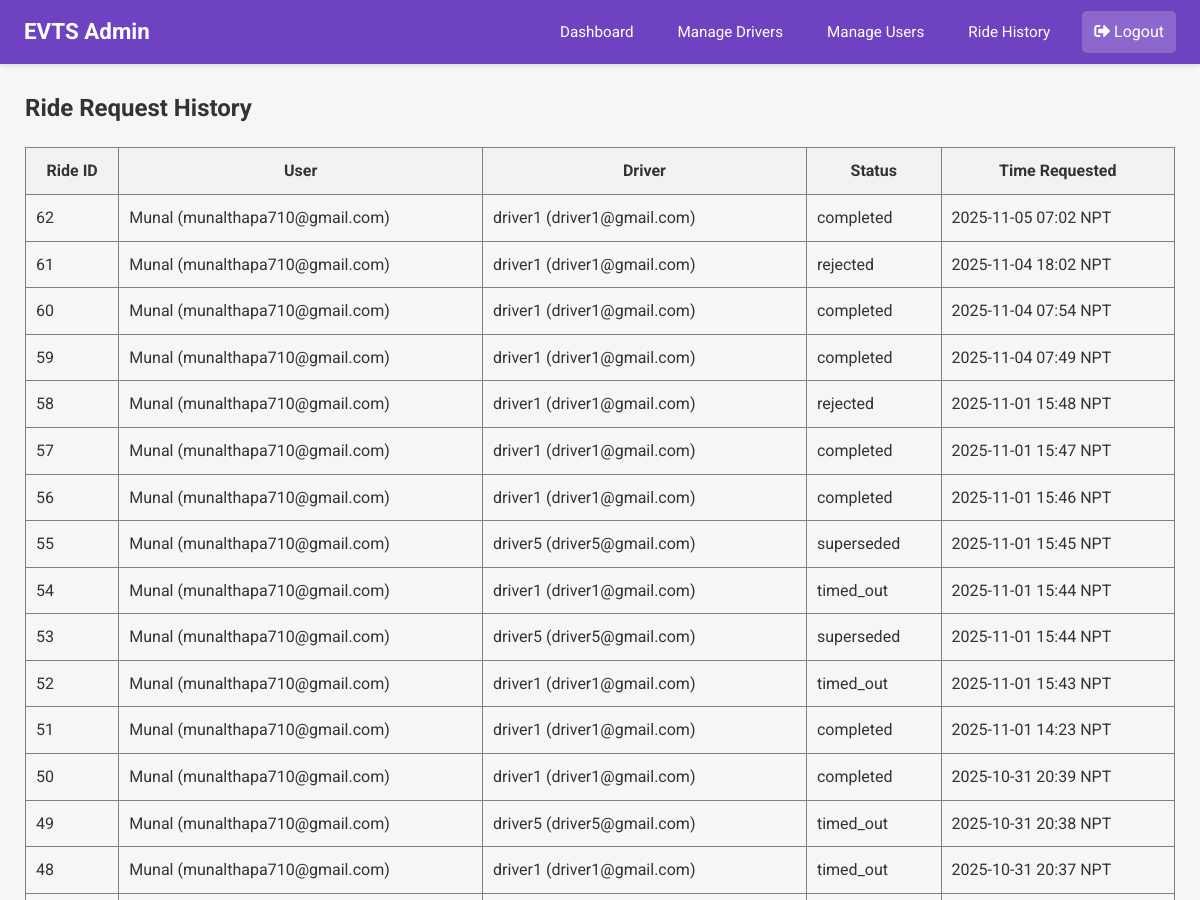
/admin/ride-history (signed in, upper part), run on an earlier commit of the app's database.
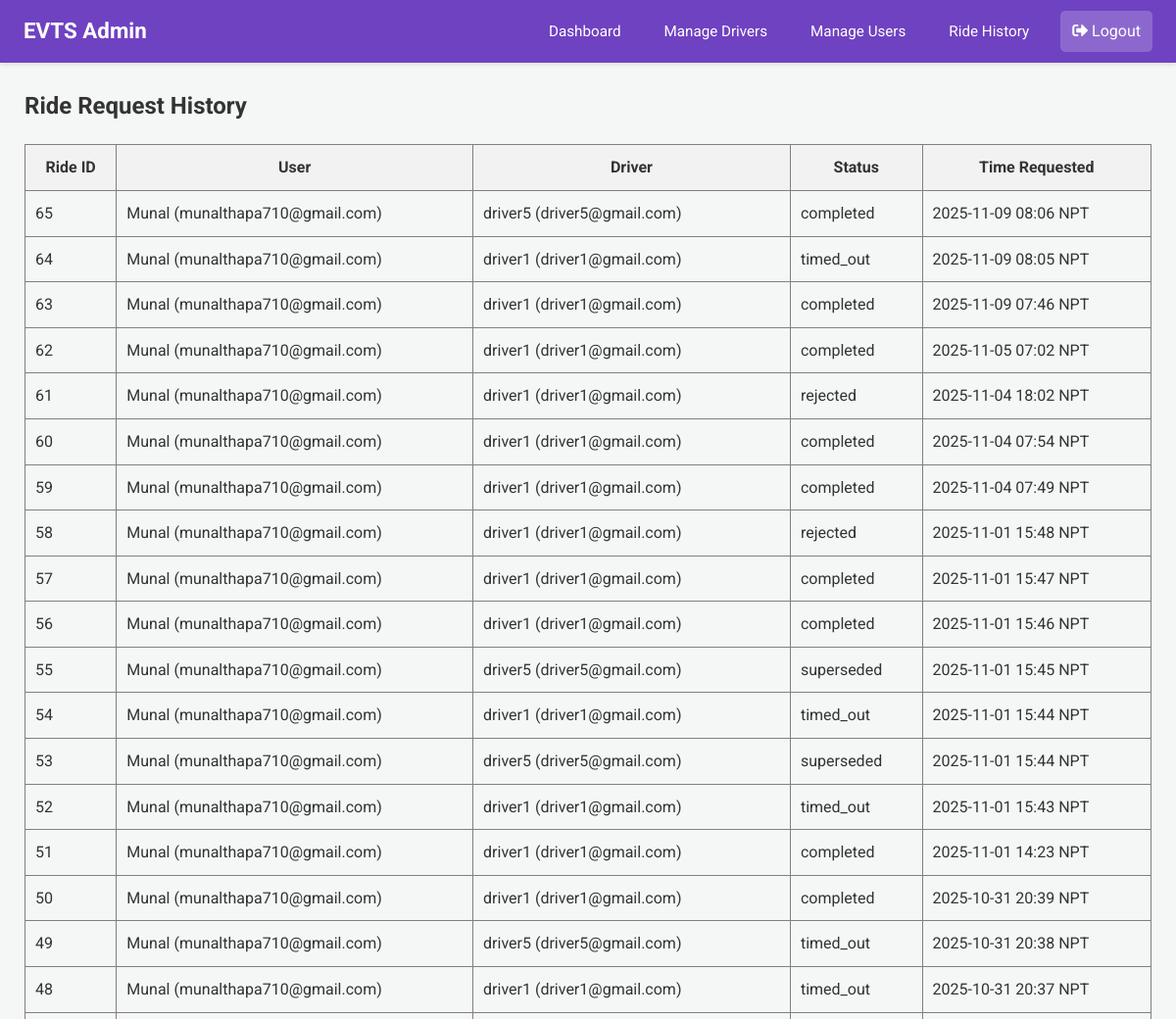
And on a later commit of the database.
### app.py (models this page shows)
class RideRequest(db.Model):
    __tablename__ = 'ride_request'
    id = db.Column(db.Integer, primary_key=True)
    user_email = db.Column(db.String(100), nullable=False)
    driver_email = db.Column(db.String(100), nullable=False)
    user_latitude_at_request = db.Column(db.Float, nullable=True)
    user_longitude_at_request = db.Column(db.Float, nullable=True)
    timestamp = db.Column(db.DateTime, default=lambda: datetime.now(timezone.utc))
    status = db.Column(db.String(20), default='Pending')

class User(db.Model):
    email = db.Column(db.String(120), primary_key=True)
    name = db.Column(db.String(100))
    phone = db.Column(db.String(15))
    password = db.Column(db.String(256)) # Increased length for hash
    latitude = db.Column(db.Float, nullable=True)
    longitude = db.Column(db.Float, nullable=True)

class Driver(db.Model):
    email = db.Column(db.String(120), primary_key=True)
    name = db.Column(db.String(100))
    phone = db.Column(db.String(15))
    password = db.Column(db.String(256)) # Increased length for hash
    vehicle = db.Column(db.String(50))
    node = db.Column(db.String(10), nullable=False)
    is_approved = db.Column(db.Boolean, default=False, nullable=False)

### app.py (the view)
@app.route('/admin/ride-history')
@login_required_admin
def global_ride_history():
    admin = Admin.query.get(session['admin'])
    all_rides = RideRequest.query.order_by(RideRequest.timestamp.desc()).all()
    enriched_rides = []
    for ride in all_rides:
        user = User.query.get(ride.user_email)
        driver = Driver.query.get(ride.driver_email)
        enriched_rides.append({
            'ride': ride,
            'user_name': user.name if user else 'N/A',
            'driver_name': driver.name if driver else 'N/A',
            'timestamp': format_datetime_npt(ride.timestamp) # Use your existing helper
        })
    response = make_response(render_template('admin_ride_history.html', admin=admin, rides=enriched_rides))
    return add_no_cache_to_response(response)

### app.py (called while the page is built)
def format_datetime_npt(dt_utc):
    if dt_utc is None: return "N/A"
    if dt_utc.tzinfo is None or dt_utc.tzinfo.utcoffset(dt_utc) is None:
        dt_utc = dt_utc.replace(tzinfo=timezone.utc)
    else:
        dt_utc = dt_utc.astimezone(timezone.utc)
    dt_npt = dt_utc.astimezone(NPT)
    return dt_npt.strftime('%Y-%m-%d %H:%M NPT')

def login_required_admin(f):
    @wraps(f)
    def decorated_function(*args, **kwargs):
        if 'admin' not in session:
            flash("Admin access required.", "error")
            return redirect(url_for('login'))
        return f(*args, **kwargs)
    return decorated_function

def add_no_cache_to_response(response):
    response.headers["Cache-Control"] = "no-cache, no-store, must-revalidate, public, max-age=0"
    response.headers["Pragma"] = "no-cache"
    response.headers["Expires"] = "0"
    return response

### templates/admin_ride_history.html
{% extends 'admin_base.html' %}
{% block content %}
<h2>Ride Request History</h2>
<table border="1" style="width: 100%; border-collapse: collapse; margin-top: 20px;">
  <thead>
    <tr style="background-color: #f2f2f2;">
      <th style="padding: 10px;">Ride ID</th>
      <th style="padding: 10px;">User</th>
      <th style="padding: 10px;">Driver</th>
      <th style="padding: 10px;">Status</th>
      <th style="padding: 10px;">Time Requested</th>
    </tr>
  </thead>
  <tbody>
  {% for item in rides %}
  <tr>
    <td style="padding: 10px;">{{ item.ride.id }}</td>
    <td style="padding: 10px;">{{ item.user_name }} ({{ item.ride.user_email }})</td>
    <td style="padding: 10px;">{{ item.driver_name }} ({{ item.ride.driver_email }})</td>
    <td style="padding: 10px;">{{ item.ride.status }}</td>
    <td style="padding: 10px;">{{ item.timestamp }}</td>
  </tr>
  {% endfor %}
  </tbody>
</table>
{% endblock %}

### templates/admin_base.html (shortened to what this page needs)
<!DOCTYPE html>
<html>
<head>
    <link rel="stylesheet" href="{{ url_for('static', filename='css/dashboard_styles.css') }}">
    <link rel="stylesheet" href="https://cdnjs.cloudflare.com/ajax/libs/font-awesome/5.15.4/css/all.min.css" />
</head>
<body>
    <nav class="navbar admin-navbar">
        <a href="{{ url_for('admin_dashboard') }}" class="nav-brand">EVTS Admin</a>
        <div class="nav-links">
            <a href="{{ url_for('admin_dashboard') }}">Dashboard</a>
            <a href="{{ url_for('manage_drivers') }}">Manage Drivers</a>
            <a href="{{ url_for('manage_users') }}">Manage Users</a>
            <a href="{{ url_for('global_ride_history') }}">Ride History</a>
        </div>
        <div class="navbar-profile">
            <a href="{{ url_for('logout') }}" style="color: white; text-decoration: none; background-color: rgba(255,255,255,0.2); padding: 8px 12px; border-radius: 5px;">
                <i class="fas fa-sign-out-alt"></i> Logout
            </a>
        </div>
    </nav>
    <div class="dashboard-content">
        {% block content %}{% endblock %}
    </div>
</body>
</html>

### static/css/dashboard_styles.css (style rules this page uses)
body { font-family: 'Roboto', 'Segoe UI', Tahoma, Geneva, Verdana, sans-serif; margin: 0; background-color: #f4f7f6; color: #333; line-height: 1.6; }
nav.navbar { padding: 0.7rem 1.5rem; color: white; box-shadow: 0 2px 4px rgba(0, 0, 0, 0.1); display: flex; align-items: center; position: relative; z-index: 1001; }
nav.navbar .nav-brand { font-size: 1.4em; font-weight: bold; color: white; text-decoration: none; }
nav.navbar .nav-links { display: flex; align-items: center; margin-left: auto; }
nav.navbar .nav-links a { color: white; margin-left: 20px; text-decoration: none; padding: 8px 12px; border-radius: 4px; transition: background-color 0.2s ease-in-out; font-size: 0.95em; }
.dashboard-content { padding: 25px; max-width: 1200px; margin: 0 auto; }
.dashboard-content h2, .dashboard-content h3, .dashboard-content h4 { color: #333; margin-top: 0; }
.navbar-profile { position: relative; display: flex; align-items: center; margin-left: 20px; }

### templates/admin_base.html (style rules this page uses)
nav.admin-navbar { background-color: #6f42c1; }

What changed in the data, as far as the page shows it:
added RideRequest: ride.id "65", ride.user_email "munalthapa710@gmail.com", ride.driver_email "driver5@gmail.com", ride.status "completed"
added RideRequest: ride.id "64", ride.user_email "munalthapa710@gmail.com", ride.driver_email "driver1@gmail.com", ride.status "timed_out"
added RideRequest: ride.id "63", ride.user_email "munalthapa710@gmail.com", ride.driver_email "driver1@gmail.com", ride.status "completed"
Also different on the page:
new list line: "Munal"
new list line: "( ) ( ) 2025-11-09 08:06 NPT"
new list line: "driver5"
new list line: "( ) ( ) 2025-11-09 08:05 NPT"
new list line: "driver1"
new list line: "( ) ( ) 2025-11-09 07:46 NPT"
